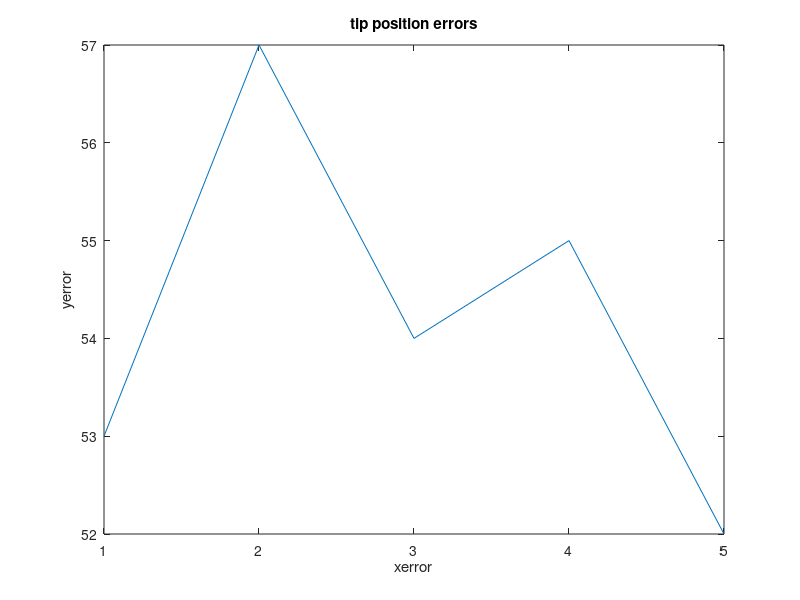

Source code (MATLAB):

x_values= [100, 105, 103, 102, 99];
y_values= [53, 57, 54, 55, 52];


figure;


plot(x_values());
plot(y_values());

xlabel('xerror');
ylabel('yerror');
title('tip position errors');